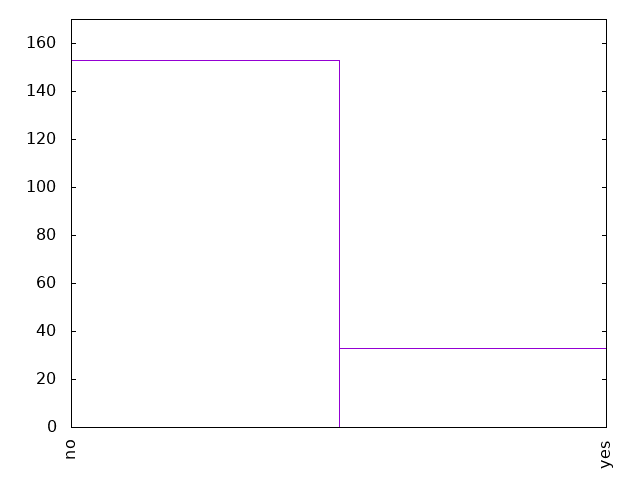

Source code (gnuplot):
set term png
set out "0-10schoolsup.png"
set key off
set xtics rotate
set yrange[0:170]

plot '0-10schoolsup.dat' using 1:xticlabel(2) with boxes
